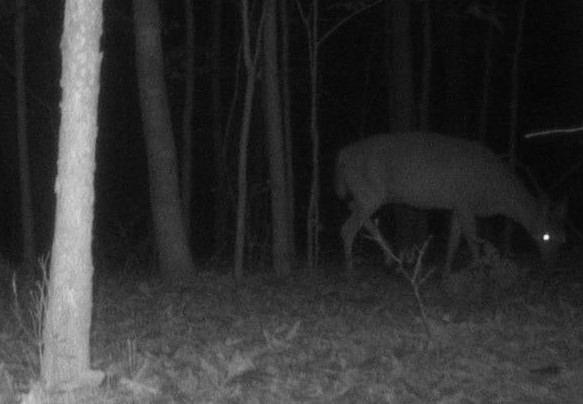
#> input picture rescale_test/RCNX0332.JPG, 583 x 404 px
$ python view_distance.py rescale_test/RCNX0332.JPG
#> lines starting #> are read from the running program, lines starting #| are printed output that depends on the picture
from PIL import Image
import numpy as np
import cv2
import argparse
import os
import json

def putDist(data, img, x, y, index=0, label=""):
    bgr_color=(0,0,255)
    font = cv2.FONT_HERSHEY_SIMPLEX
    text = " " + str(round(data[y][x], 2)) + "m" + "  " + label
    cv2.rectangle(img, (x + 15, y - 10 + 30*index), (x + 140, y + 30 + 30*index), (255, 255, 255), -1)
    cv2.putText(img, text, (x,y + 20 + 30*index), font, 1, bgr_color, 2)
    cv2.circle(img, (x,y), 6, bgr_color, 2)

def click_event(event, x, y, flags, params):
    if event == cv2.EVENT_LBUTTONDOWN:
        # display distance on the image window
        img_copy = colored_depth_map.copy()
        if args.all:
            for i, (filename, depths) in enumerate(all_data.items()):
                putDist(depths, img_copy, x, y, i, filename)
        else:
            putDist(data, img_copy, x, y)
        cv2.imshow('display', img_copy)


# get filename
parser = argparse.ArgumentParser()
parser.add_argument('raw_filename')
parser.add_argument('-f', '--colored_filename')
parser.add_argument('-c', '--calib_json_file')
parser.add_argument('-a', '--all', action='store_true')
parser.add_argument('-r', '--round', action='store_true')
parser.add_argument('-u', '--unscaled_depth', action='store_true')
args = parser.parse_args()

colored_filename = None
if args.colored_filename:
    colored_filename = args.colored_filename

print("colored_filename", colored_filename)

# load depth data
with Image.open(args.raw_filename) as img:
#> img is the input picture: PIL image 583x404 RGB; min 3, max 250, mean 48.6
    data = np.asarray(img)

# process depth data
if not args.unscaled_depth:
    data = data / 256   # undo the scaling that was used when storing the image

# calibration
calib_depth = None
if args.calib_json_file and os.path.exists(args.calib_json_file):
    with open(args.calib_json_file) as json_file:
        calib_json = json.load(json_file)
    parent_dir = os.path.basename(os.path.dirname(os.path.abspath(args.raw_filename)))
    if parent_dir in calib_json:
        print("deployment", parent_dir)
        calib = calib_json[parent_dir]
        root_dir = os.path.join(os.path.dirname(args.calib_json_file), "..")
        rel_depth_path = os.path.join(root_dir, calib["rel_depth_path"])
        print("rel depth path", rel_depth_path)
        with Image.open(rel_depth_path) as calib_depth_img:
            calib_depth = np.asarray(calib_depth_img) / 256
        slope = calib["slope"]
        intercept = calib["intercept"]
        calib_depth = calib_depth * slope + intercept

        # lazy calibration
        norm_depth = (data - np.mean(data)) / np.std(data)
        data = np.maximum(0, norm_depth * np.std(calib_depth) + np.mean(calib_depth))

if args.round:
    data = np.round(data)

if args.all:
    all_data = {}
    dir = os.path.dirname(args.raw_filename)
    for file in os.listdir(dir):
        if not file.endswith("_raw.png"):
            continue
        with Image.open(dir + "/" + file) as img:
            all_data[file] = np.asarray(img) / 256


# display the color depth map
if colored_filename:
    colored_depth_map = cv2.imread(colored_filename, cv2.IMREAD_COLOR)
else:
    rescaled = (data - np.min(data)) / (np.max(data) - np.min(data))
    colored_depth_map = 1 - rescaled
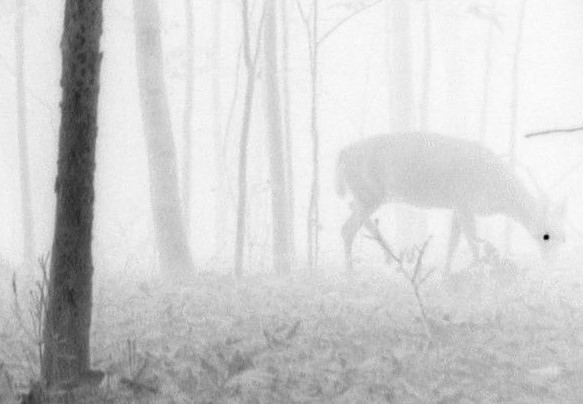
#> colored_depth_map: shape (404, 583, 3) float64; min 0, max 1, mean 0.816

cv2.imshow('display', colored_depth_map)

# click event handler
cv2.setMouseCallback('display', click_event)

# wait for a key to be pressed to exit
cv2.waitKey(0)
cv2.destroyAllWindows()

$ run again, on rescale_test/RCNX0558.JPG
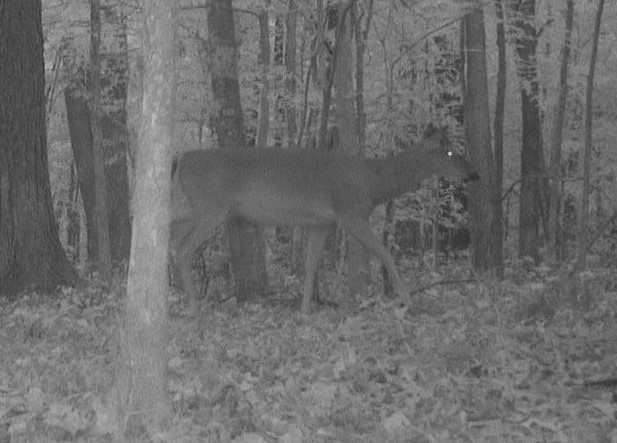
#> input picture rescale_test/RCNX0558.JPG, 617 x 443 px
#> img is the input picture: PIL image 617x443 RGB; min 37, max 243, mean 107.8
#> `rescaled = (data - np.min(data)) / (np.max(data) - np.min(data))`:
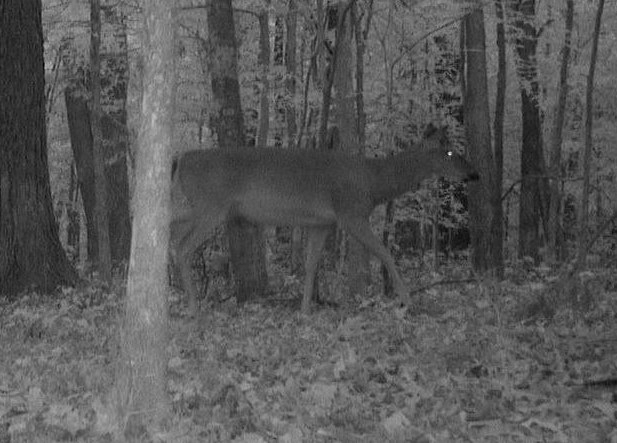
#> rescaled: shape (443, 617, 3) float64; min 0, max 1, mean 0.344
#> `colored_depth_map = 1 - rescaled`:
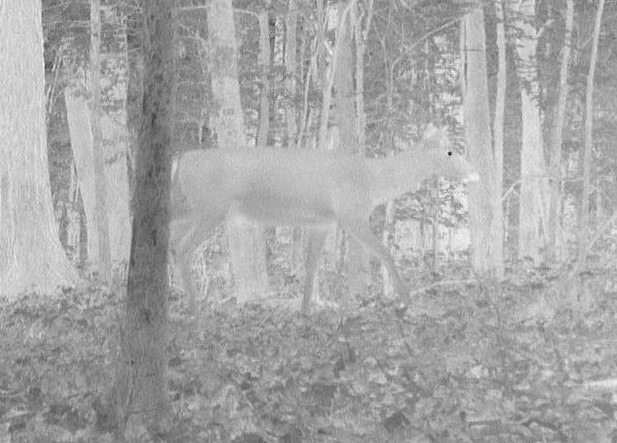
#> colored_depth_map: shape (443, 617, 3) float64; min 0, max 1, mean 0.656

$ run again, on rescale_test/crop_RCNX0020.JPG
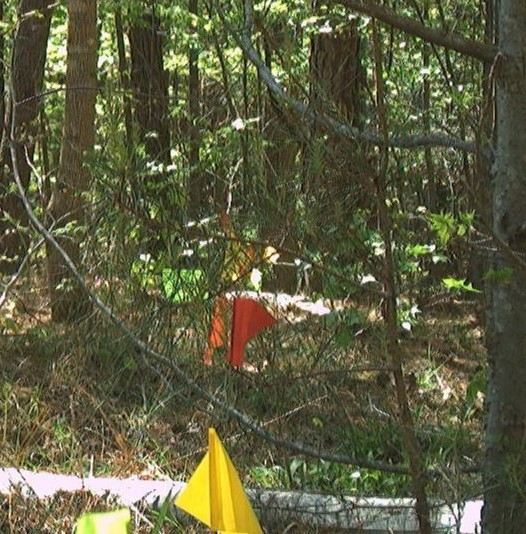
#> input picture rescale_test/crop_RCNX0020.JPG, 526 x 534 px
#> img is the input picture: PIL image 526x534 RGB; mean R, G, B 93.3, 93.2, 63.6
#> `colored_depth_map = 1 - rescaled`:
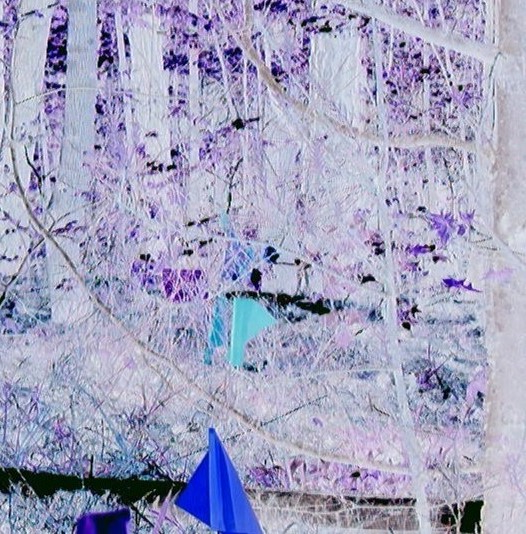
#> colored_depth_map: shape (534, 526, 3) float64; mean R, G, B 0.634, 0.634, 0.751
